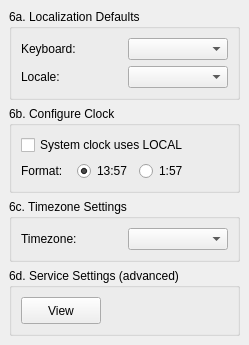
     <widget class="QWidget" name="Step_7">
      <layout class="QGridLayout">
       <property name="leftMargin">
        <number>9</number>
       </property>
       <property name="topMargin">
        <number>9</number>
       </property>
       <property name="rightMargin">
        <number>9</number>
       </property>
       <property name="bottomMargin">
        <number>9</number>
       </property>
       <property name="spacing">
        <number>6</number>
       </property>
       <item row="3" column="0">
        <widget class="QGroupBox" name="servicesBox">
         <property name="sizePolicy">
          <sizepolicy hsizetype="MinimumExpanding" vsizetype="Minimum">
           <horstretch>0</horstretch>
           <verstretch>0</verstretch>
          </sizepolicy>
         </property>
         <property name="minimumSize">
          <size>
           <width>0</width>
           <height>40</height>
          </size>
         </property>
         <property name="title">
          <string>6d. Service Settings (advanced)</string>
         </property>
         <layout class="QHBoxLayout" name="horizontalLayout">
          <item>
           <widget class="QPushButton" name="viewServicesButton">
            <property name="sizePolicy">
             <sizepolicy hsizetype="Minimum" vsizetype="Fixed">
              <horstretch>0</horstretch>
              <verstretch>0</verstretch>
             </sizepolicy>
            </property>
            <property name="minimumSize">
             <size>
              <width>0</width>
              <height>27</height>
             </size>
            </property>
            <property name="toolTip">
             <string>Adjust which services should run at startup</string>
            </property>
            <property name="text">
             <string>View</string>
            </property>
           </widget>
          </item>
          <item>
           <spacer name="horizontalSpacer">
            <property name="orientation">
             <enum>Qt::Horizontal</enum>
            </property>
            <property name="sizeHint" stdset="0">
             <size>
              <width>40</width>
              <height>20</height>
             </size>
            </property>
           </spacer>
          </item>
         </layout>
        </widget>
       </item>
       <item row="1" column="0">
        <widget class="QGroupBox" name="setClockBox">
         <property name="sizePolicy">
          <sizepolicy hsizetype="MinimumExpanding" vsizetype="Minimum">
           <horstretch>0</horstretch>
           <verstretch>0</verstretch>
          </sizepolicy>
         </property>
         <property name="title">
          <string>6b. Configure Clock</string>
         </property>
         <layout class="QGridLayout">
          <property name="leftMargin">
           <number>9</number>
          </property>
          <property name="topMargin">
           <number>9</number>
          </property>
          <property name="rightMargin">
           <number>9</number>
          </property>
          <property name="bottomMargin">
           <number>9</number>
          </property>
          <property name="spacing">
           <number>6</number>
          </property>
          <item row="2" column="2">
           <widget class="QRadioButton" name="radio12h">
            <property name="text">
             <string notr="true">1:57</string>
            </property>
           </widget>
          </item>
          <item row="2" column="0">
           <widget class="QLabel" name="label">
            <property name="text">
             <string>Format:</string>
            </property>
           </widget>
          </item>
          <item row="2" column="1">
           <widget class="QRadioButton" name="radio24h">
            <property name="text">
             <string notr="true">13:57</string>
            </property>
            <property name="checked">
             <bool>true</bool>
            </property>
           </widget>
          </item>
          <item row="1" column="0" colspan="3">
           <widget class="QCheckBox" name="gmtCheckBox">
            <property name="text">
             <string>System clock uses LOCAL</string>
            </property>
           </widget>
          </item>
          <item row="2" column="3">
           <spacer name="horizontalSpacer_5">
            <property name="orientation">
             <enum>Qt::Horizontal</enum>
            </property>
            <property name="sizeHint" stdset="0">
             <size>
              <width>40</width>
              <height>20</height>
             </size>
            </property>
           </spacer>
          </item>
         </layout>
        </widget>
       </item>
       <item row="0" column="0">
        <widget class="QGroupBox" name="localeBox">
         <property name="sizePolicy">
          <sizepolicy hsizetype="MinimumExpanding" vsizetype="Minimum">
           <horstretch>0</horstretch>
           <verstretch>0</verstretch>
          </sizepolicy>
         </property>
         <property name="title">
          <string>6a. Localization Defaults</string>
         </property>
         <layout class="QGridLayout">
          <property name="leftMargin">
           <number>9</number>
          </property>
          <property name="topMargin">
           <number>9</number>
          </property>
          <property name="rightMargin">
           <number>9</number>
          </property>
          <property name="bottomMargin">
           <number>9</number>
          </property>
          <property name="spacing">
           <number>6</number>
          </property>
          <item row="1" column="0">
           <widget class="QLabel" name="localeLabel">
            <property name="sizePolicy">
             <sizepolicy hsizetype="MinimumExpanding" vsizetype="Minimum">
              <horstretch>0</horstretch>
              <verstretch>0</verstretch>
             </sizepolicy>
            </property>
            <property name="font">
             <font/>
            </property>
            <property name="text">
             <string>Locale:</string>
            </property>
            <property name="wordWrap">
             <bool>false</bool>
            </property>
           </widget>
          </item>
          <item row="1" column="1">
           <widget class="QComboBox" name="localeCombo">
            <property name="sizePolicy">
             <sizepolicy hsizetype="MinimumExpanding" vsizetype="Minimum">
              <horstretch>0</horstretch>
              <verstretch>0</verstretch>
             </sizepolicy>
            </property>
           </widget>
          </item>
          <item row="0" column="1">
           <widget class="QComboBox" name="keyboardCombo">
            <property name="sizePolicy">
             <sizepolicy hsizetype="MinimumExpanding" vsizetype="Minimum">
              <horstretch>0</horstretch>
              <verstretch>0</verstretch>
             </sizepolicy>
            </property>
           </widget>
          </item>
          <item row="0" column="0">
           <widget class="QLabel" name="keyboardLabel">
            <property name="sizePolicy">
             <sizepolicy hsizetype="MinimumExpanding" vsizetype="Minimum">
              <horstretch>0</horstretch>
              <verstretch>0</verstretch>
             </sizepolicy>
            </property>
            <property name="font">
             <font/>
            </property>
            <property name="text">
             <string>Keyboard:</string>
            </property>
            <property name="wordWrap">
             <bool>false</bool>
            </property>
           </widget>
          </item>
         </layout>
        </widget>
       </item>
       <item row="2" column="0">
        <widget class="QGroupBox" name="tzBox">
         <property name="sizePolicy">
          <sizepolicy hsizetype="MinimumExpanding" vsizetype="Minimum">
           <horstretch>0</horstretch>
           <verstretch>0</verstretch>
          </sizepolicy>
         </property>
         <property name="title">
          <string>6c. Timezone Settings</string>
         </property>
         <layout class="QGridLayout" name="tzGridLayout">
          <item row="0" column="0">
           <widget class="QLabel" name="tzLabel">
            <property name="text">
             <string>Timezone:</string>
            </property>
           </widget>
          </item>
          <item row="0" column="1">
           <widget class="QComboBox" name="timezoneCombo"/>
          </item>
         </layout>
        </widget>
       </item>
       <item row="4" column="0">
        <spacer name="verticalSpacer_2">
         <property name="orientation">
          <enum>Qt::Vertical</enum>
         </property>
         <property name="sizeType">
          <enum>QSizePolicy::Minimum</enum>
         </property>
         <property name="sizeHint" stdset="0">
          <size>
           <width>20</width>
           <height>0</height>
          </size>
         </property>
        </spacer>
       </item>
      </layout>
     </widget>
